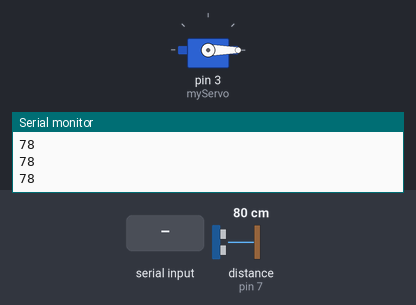
The sketch below on a simulated Arduino Uno, built with avr-gcc and run on an emulated ATmega328P. Shown: servo, the last lines printed to the serial monitor. Wiring (inferred from the names in the program): ultrasonic range finder: trigger pin 8; echo pin 7. The test bench sets the inputs (shaded band); at power-on: distance to the obstacle (sensor on pin 7) 80 cm. The echo pulse lasts 58.3 µs per cm.

Above: at 1.2 s.
1.3 s: "O" received over Serial
At 2.3 s:
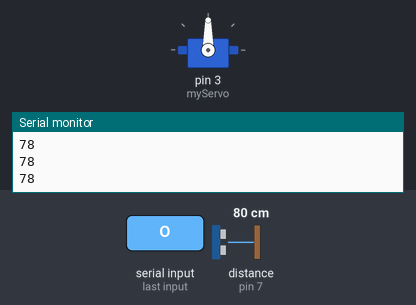
Timing chart, 0 to 8.0 s (numbered marks = the images above; inputs shaded):
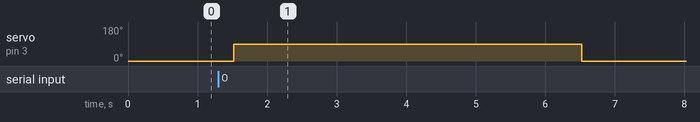

Measured:
- after the input at 1.3 s, servo on pin 3 (myServo): 0° → 90° after 0.22 s, → 0° 5.0 s later

The sketch:

arduino.ino
```cpp
#define TRIGGER  8
#define ECHO 7
#include <Servo.h>
Servo myServo;

void setup() {
  Serial.begin(9600);
  myServo.attach(3);
  pinMode(TRIGGER, OUTPUT);
  pinMode(ECHO, INPUT);
  myServo.write(0);
}

void loop() {
  long duration, distance;
  digitalWrite(TRIGGER, LOW);
  delayMicroseconds(2);
  digitalWrite(TRIGGER, HIGH);
  delayMicroseconds(10);
  digitalWrite(TRIGGER, LOW);
  duration = pulseIn(ECHO, HIGH);
  distance = duration * 0.034 / 2;
  Serial.println(distance);

  if (Serial.available() > 0) {
    char command = Serial.read();
    if (command == 'O') {
      myServo.write(90);
      delay(5000);
      myServo.write(0);
    }
  }
  delay(500);
}
```
